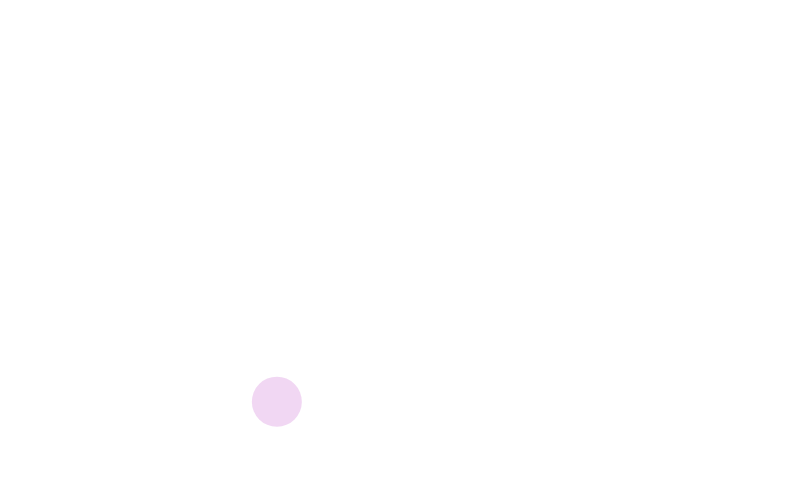
Frame 1 (no input)
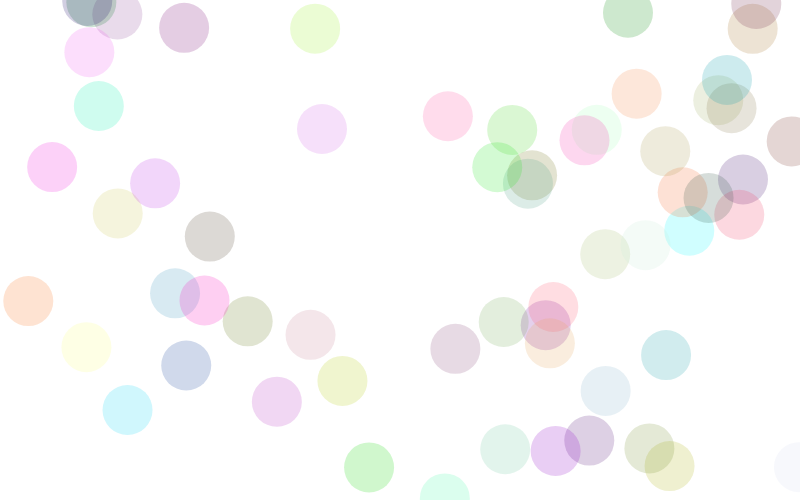
Frame 60 (no input)
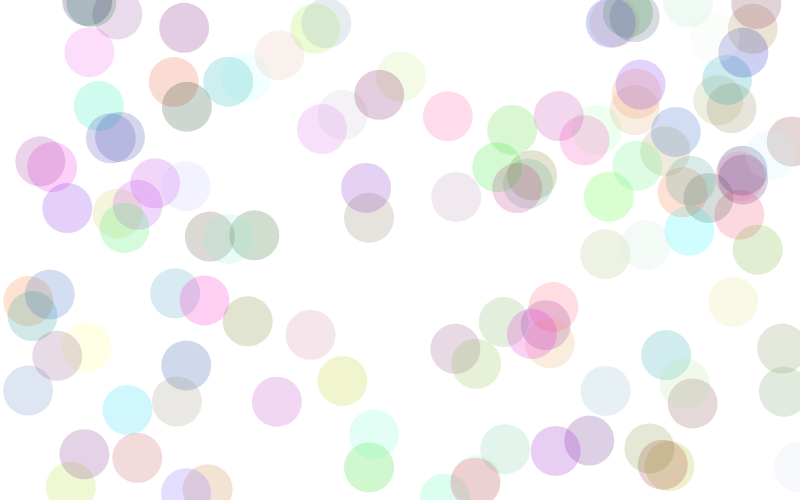
Frame 120 (the mouse pressed at the canvas centre since frame 60)

The p5.js sketch that drew these frames (run headless with seeded random() and noise() and a simulated clock; from frame 60 on, the mouse is pressed at the canvas centre):

// p5.js sketch
// ── sketch.js
function setup() {
  createCanvas(800, 500);
  //           width height
}

function draw() {
  // stroke(0);
  noStroke();

  fill(
    random(255),   // R : 0 - 255
    random(255),   // G : 0 - 255
    random(255),   // B : 0 - 255
    50,            // opacity : try to adjust this number
  );

  ellipse(
    random(800),
    random(500),
    50,
    50,
  );
}
